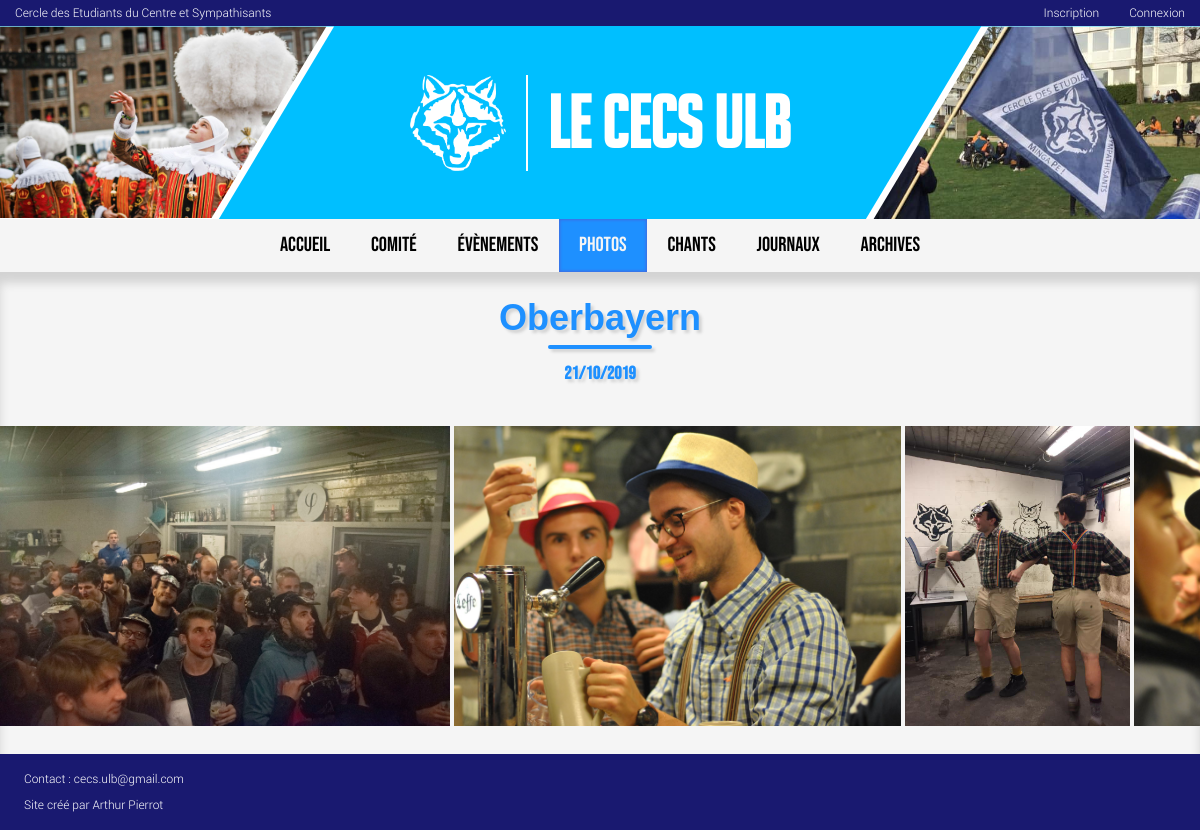
Before: /photo/ with the older database file.
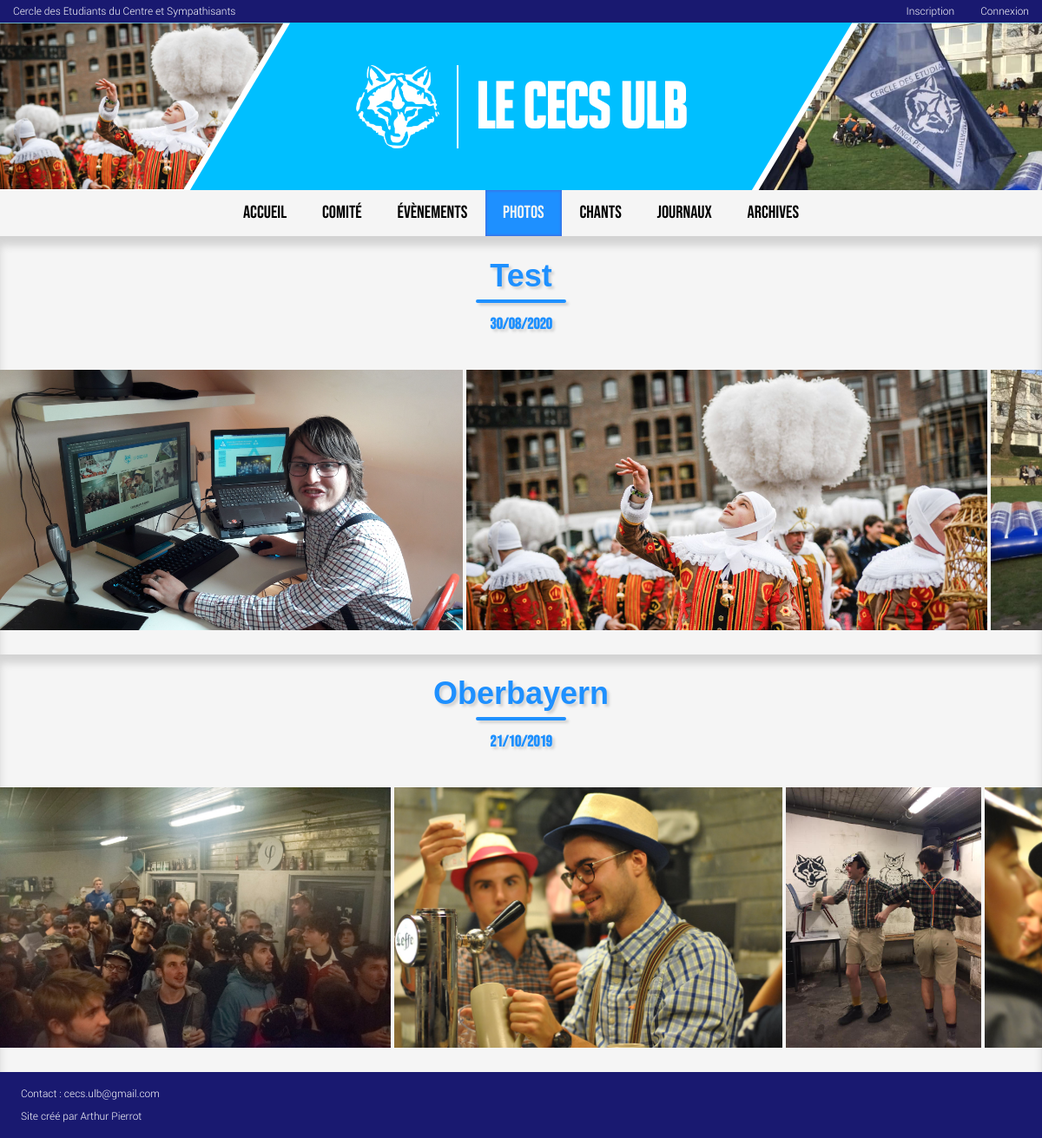
After: the same page with the newer database file.
### main/models.py (models this page shows, shortened)
class Album(models.Model):
	name = models.CharField(max_length=30)
	pub_date = models.DateField()
	def get_photos(self):
		return Photo.objects.filter(album=self)

class Photo(models.Model):
	album = models.ForeignKey(Album, on_delete=models.CASCADE)
	image = models.ImageField(upload_to='gallery')

### main/views.py (the view)
# urls.py: path('photo/', views.PhotoView.as_view(), name='photo'),
class PhotoView(generic.ListView):
	template_name = 'main/photo.html'
	context_object_name = 'albums'
	def get_queryset(self):
		return Album.objects.all().order_by('-pub_date')

### main/templates/main/photo.html (shortened to what this page needs)
{% extends "main/base.html" %}
{% load static %}
{% block navbar %}
    <ul>
        <li><a href="{% url 'main:index' %}">ACCUEIL</a></li>
        <li><a href="{% url 'main:comite' %}">COMITÉ</a></li>
        <li><a href="{% url 'main:events' %}">ÉVÈNEMENTS</a></li>
        <li><a href="{% url 'main:photo' %}" class="active">PHOTOS</a></li>
        <li><a href="{% url 'main:chants' %}">CHANTS</a></li>
        <li><a href="?">JOURNAUX</a></li>
        <li><a href="?">ARCHIVES</a></li>
    </ul>
{% endblock %}
{% block content %}
    {% if albums %}
        <div class="albums">
            {% for album in albums %}
                <div class="album">
                    <a href="{% url 'main:album' album.id %}"><h2>{{ album.name }}</h2></a>
                    <h3>{{ album.pub_date|date:'d/m/Y'}}</h3>
                    <div class="photos">
                        {% for photo in album.get_photos %}
                            <img src="{{ photo.image.url }}" alt="">
                        {% endfor %}
                    </div>
                </div>
            {% endfor %}
        </div>
    {% endif %}
{% endblock %}

Changed rows visible on the page:
added Album: name "Test", pub_date "30/08/2020"
added Photo: image (picture), shown under "Test"
added Photo: image (picture), shown under "Test"
added Photo: image (picture), shown under "Test"
